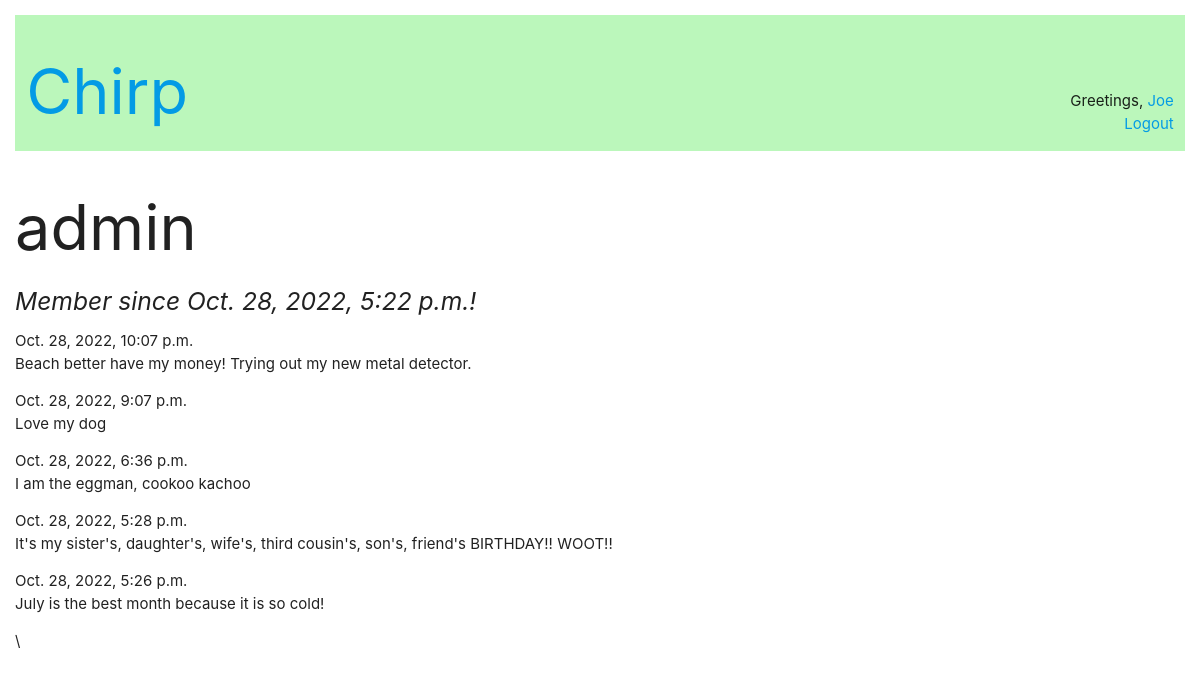
/users/admin/ (signed in), run on the app's committed database.
### posts/models.py (models this page shows, shortened)
class Posts(models.Model):
    post = models.CharField(max_length=128)
    pub_date = models.DateTimeField(auto_now_add = True)
    author = models.ForeignKey('auth.User', related_name="posts", on_delete=models.CASCADE)
    class Meta:
        ordering = ['-pub_date']

### users/views.py (the view)
# urls.py: path('<str:username>/', views.user_profile, name='profile')
def user_profile(request, username):
    user_profile = get_object_or_404(User, username = username)
    context = {'user_profile': user_profile}
    return render(request, 'user_profile.html', context)

### templates/user_profile.html
{% extends 'base.html' %}
{% block content %}
    <h1>{{ user_profile.username }}</h1>
    <h5><em>Member since {{ user_profile.date_joined }}!</em></h5>
    {% for post in user_profile.posts.all %}
            <p>{{post.pub_date }}<br>{{ post.post }}</p>
    {% endfor %}
{% endblock content %}

### templates/base.html (shortened to what this page needs)
{% load static %}
<!DOCTYPE html>
<html lang="en">
<head>
    <link rel="stylesheet" href="{% static 'css/main.css' %}">
    <link type="text/css" rel="stylesheet" href="{% static 'css/materialize.css' %}">
</head>
<body>
    <header class='row'>
        <h1 class='col s6'><a href="{% url 'posts:index' %}">Chirp</a></h1>
            <div class='col s6'>
                <div class='nav'>
                    {% if user.is_authenticated %}
                        <p>Greetings, <a href="{% url 'users:profile' user.username %}" >{{ user.username }}</a><br>
                        <a href="{% url 'logout' %}">Logout</a></p>
                    {% else %}
                        <a href="{% url 'login' %}">Login</a>
                        <a href="{% url 'users:signup' %}">Sign Up!</a>
                    {% endif %}
                </div>
            </div>
    </header>
        <div>
            {% block content %}
            {%  endblock content %}\
        </div>
</body>
</html>

### static/css/main.css (style rules this page uses)
html { box-sizing: border-box; }
*, *:before, *:after { box-sizing: inherit; }
html { padding: 1em }
header { background-color: rgb(187, 247, 187); }
.nav { margin-top: 5em; text-align: right; }

### data on the page
Posts: pub_date "Oct. 28, 2022, 10:07 p.m.", post "Beach better have my money! Trying out my new metal detector."
Posts: pub_date "Oct. 28, 2022, 9:07 p.m.", post "Love my dog"
Posts: pub_date "Oct. 28, 2022, 6:36 p.m.", post "I am the eggman, cookoo kachoo"
Posts: pub_date "Oct. 28, 2022, 5:28 p.m.", post "It's my sister's, daughter's, wife's, third cousin's, son's, friend's BIRTHDAY!! WOOT!!"
Posts: pub_date "Oct. 28, 2022, 5:26 p.m.", post "July is the best month because it is so cold!"

### other printed values
{{ user.username }} "Joe"
{{ user_profile.username }} "admin"
{{ user_profile.date_joined }} "Oct. 28, 2022, 5:22 p.m."
